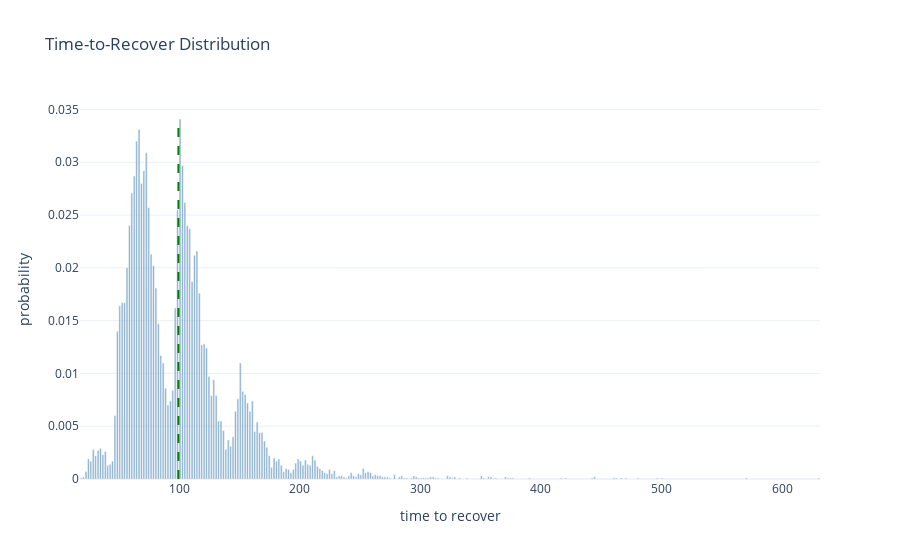
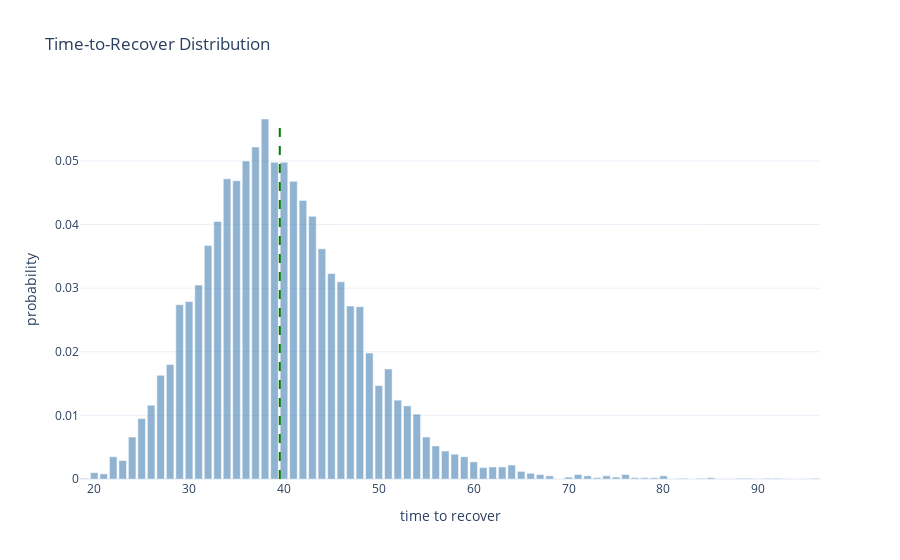
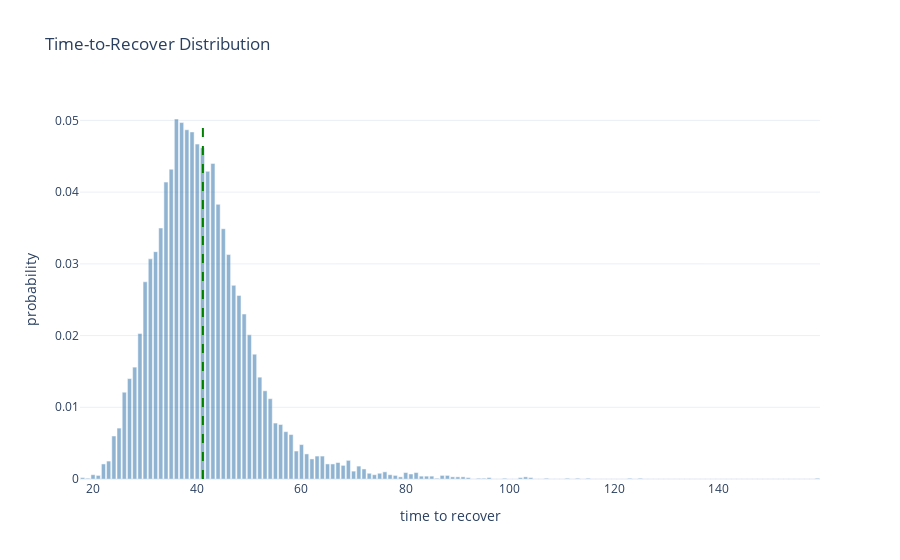
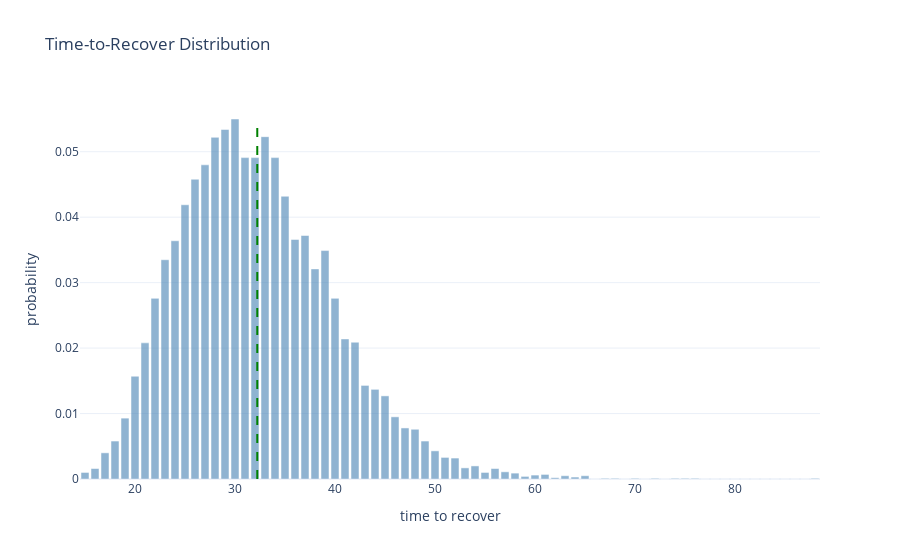

The notebook cell saved with these charts, in order:
### Code cell
# Just restart the notebook and it will run all benchmarks again.
# Cached benchmarks are stored in memory and reused if the source file did not change.


from pprint import pprint


def compute_sha1(path):
    """Return SHA1 hash of the file's contents."""
    with open(path, "rb") as f:
        return hashlib.sha1(f.read()).hexdigest()


def load_module(name):
    """Import or reload impls.<name>."""
    full_name = "impls." + name

    if full_name in globals():
        module = importlib.reload(globals()[full_name])
    else:
        module = importlib.import_module(full_name)
        globals()[full_name] = module

    return module


def report(stats):
    render_distribution(stats)
    pprint(stats["metrics"])


# Iterate over implementation files
for file in IMPLS_DIR.glob("*.py"):
    name = file.stem

    # Skip interface and private modules
    if name == "_interface" or name.startswith("_"):
        continue

    print("Found implementation:", name)

    file_hash = compute_sha1(file)

    # If cached: check whether file changed
    if name in benchmark_cache:
        cached = benchmark_cache[name]
        cached_hash = cached["hash"]
        cached_stats = cached["stats"]

        if cached_hash == file_hash:
            print("  No changes. Using cached benchmark.")
            report(cached_stats)
            continue
        else:
            print("  File changed. Reloading and benchmarking again.")
    else:
        print("  First time seen. Benchmarking.")

    # Load/reload implementation
    module = load_module(name)

    # Require expected constructors
    if not hasattr(module, "producer_constructor") or not hasattr(
        module, "recoverer_constructor"
    ):
        print("  Missing constructors. Skipping.\n")
        continue

    N = 5
    D = 2**20
    producer_constructor = module.producer_constructor
    recoverer_constructor = module.recoverer_constructor
    D = getattr(module, "override_D", lambda _: D)(N)
    skip = getattr(module, "skip", False)

    if skip:
        print("  Marked for skip")
        continue

    # Run benchmark
    stats = visual_benchmark(
        producer_constructor,
        recoverer_constructor,
        N=N,
        D=D,
        passes=10000,
    )

    # Store into cache
    benchmark_cache[name] = {
        "hash": file_hash,
        "stats": stats,
    }

    # Render the new result
    report(stats)

### Figure 1 — Plotly figure (JSON) as saved in the notebook; plotly's stock layout.template omitted (floating-point values rounded to 4 significant figures; data arrays with more than 128 entries replaced by an {"elided": "..."} marker saying what was removed)
{"data": [{"marker": {"color": "steelblue"}, "name": "probability", "opacity": 0.6, "type": "bar", "x": {"elided": "307 float values"}, "y": {"elided": "307 float values"}}], "layout": {"shapes": [{"line": {"color": "green", "dash": "dash", "width": 2}, "type": "line", "x0": 99.17, "x1": 99.17, "y0": 0, "y1": 0.0341}], "title": {"text": "Time-to-Recover Distribution"}, "xaxis": {"title": {"text": "time to recover"}}, "yaxis": {"title": {"text": "probability"}}}}

### Figure 2 — Plotly figure (JSON) as saved in the notebook; plotly's stock layout.template omitted (floating-point values rounded to 4 significant figures)
{"data": [{"marker": {"color": "steelblue"}, "name": "probability", "opacity": 0.6, "type": "bar", "x": [19, 20, 21, 22, 23, 24, 25, 26, 27, 28, 29, 30, 31, 32, 33, 34, 35, 36, 37, 38, 39, 40, 41, 42, 43, 44, 45, 46, 47, 48, 49, 50, 51, 52, 53, 54, 55, 56, 57, 58, 59, 60, 61, 62, 63, 64, 65, 66, 67, 68, 69, 70, 71, 72, 73, 74, 75, 76, 77, 78, 79, 80, 81, 82, 83, 84, 85, 86, 87, 88, 89, 90, 91, 92, 93, 94, 95, 96], "y": [0.0001, 0.001, 0.0008, 0.0035, 0.0029, 0.0066, 0.0095, 0.0116, 0.0163, 0.018, 0.0274, 0.0279, 0.0305, 0.0367, 0.0405, 0.0472, 0.0469, 0.05, 0.0522, 0.0566, 0.0498, 0.0498, 0.0468, 0.0438, 0.0413, 0.0362, 0.0323, 0.031, 0.0272, 0.0271, 0.0198, 0.0147, 0.0173, 0.0124, 0.0115, 0.0102, 0.0066, 0.0052, 0.0044, 0.0039, 0.0035, 0.0027, 0.0018, 0.0019, 0.0019, 0.0022, 0.0012, 0.0009, 0.0007, 0.0005, 0.0, 0.0003, 0.0007, 0.0005, 0.0002, 0.0005, 0.0003, 0.0007, 0.0002, 0.0002, 0.0002, 0.0005, 0.0, 0.0001, 0.0, 0.0001, 0.0002, 0.0, 0.0, 0.0001, 0.0001, 0.0, 0.0001, 0.0001, 0.0, 0.0, 0.0, 0.0001]}], "layout": {"shapes": [{"line": {"color": "green", "dash": "dash", "width": 2}, "type": "line", "x0": 39.56, "x1": 39.56, "y0": 0, "y1": 0.0566}], "title": {"text": "Time-to-Recover Distribution"}, "xaxis": {"title": {"text": "time to recover"}}, "yaxis": {"title": {"text": "probability"}}}}

### Figure 3 — Plotly figure (JSON) as saved in the notebook; plotly's stock layout.template omitted (floating-point values rounded to 4 significant figures; data arrays with more than 128 entries replaced by an {"elided": "..."} marker saying what was removed)
{"data": [{"marker": {"color": "steelblue"}, "name": "probability", "opacity": 0.6, "type": "bar", "x": {"elided": "142 int values"}, "y": {"elided": "142 float values"}}], "layout": {"shapes": [{"line": {"color": "green", "dash": "dash", "width": 2}, "type": "line", "x0": 41.08, "x1": 41.08, "y0": 0, "y1": 0.0502}], "title": {"text": "Time-to-Recover Distribution"}, "xaxis": {"title": {"text": "time to recover"}}, "yaxis": {"title": {"text": "probability"}}}}

### Figure 4 — Plotly figure (JSON) as saved in the notebook; plotly's stock layout.template omitted (floating-point values rounded to 4 significant figures)
{"data": [{"marker": {"color": "steelblue"}, "name": "probability", "opacity": 0.6, "type": "bar", "x": [15, 16, 17, 18, 19, 20, 21, 22, 23, 24, 25, 26, 27, 28, 29, 30, 31, 32, 33, 34, 35, 36, 37, 38, 39, 40, 41, 42, 43, 44, 45, 46, 47, 48, 49, 50, 51, 52, 53, 54, 55, 56, 57, 58, 59, 60, 61, 62, 63, 64, 65, 66, 67, 68, 69, 70, 71, 72, 73, 74, 75, 76, 77, 78, 79, 80, 81, 82, 83, 84, 85, 86, 87, 88], "y": [0.001, 0.0016, 0.004, 0.0058, 0.0093, 0.0157, 0.0208, 0.0276, 0.0335, 0.0364, 0.0419, 0.0458, 0.048, 0.0522, 0.0534, 0.055, 0.0491, 0.0491, 0.0523, 0.0491, 0.0432, 0.0366, 0.0372, 0.0321, 0.0349, 0.0276, 0.0214, 0.0209, 0.0143, 0.0137, 0.0127, 0.0095, 0.0078, 0.0076, 0.0058, 0.0043, 0.0033, 0.0032, 0.0017, 0.002, 0.001, 0.0016, 0.0011, 0.0009, 0.0004, 0.0006, 0.0007, 0.0002, 0.0005, 0.0003, 0.0005, 0.0, 0.0001, 0.0001, 0.0, 0.0001, 0.0, 0.0001, 0.0, 0.0001, 0.0001, 0.0001, 0.0, 0.0, 0.0, 0.0, 0.0, 0.0, 0.0, 0.0, 0.0, 0.0, 0.0, 0.0001]}], "layout": {"shapes": [{"line": {"color": "green", "dash": "dash", "width": 2}, "type": "line", "x0": 32.23, "x1": 32.23, "y0": 0, "y1": 0.055}], "title": {"text": "Time-to-Recover Distribution"}, "xaxis": {"title": {"text": "time to recover"}}, "yaxis": {"title": {"text": "probability"}}}}
